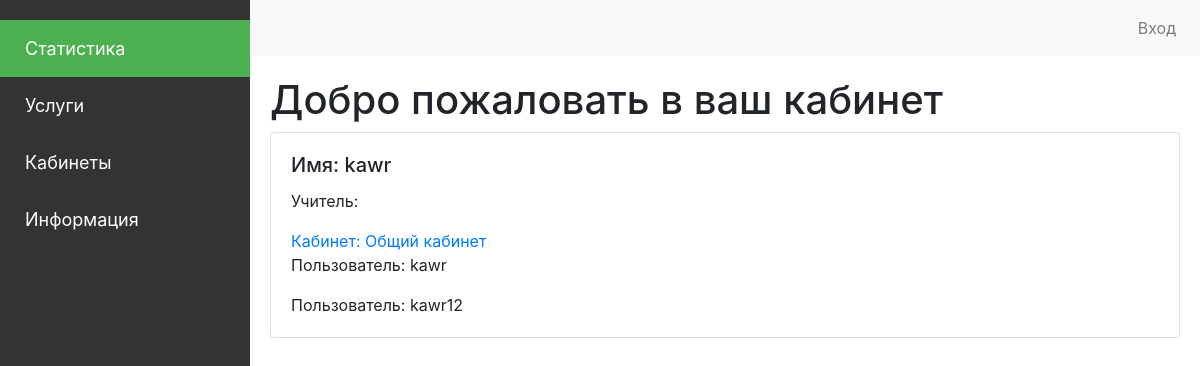
/profile/profils/cabinet/2/, run on the app's committed database.
### ProfileApp/models.py (models this page shows)
class User(AbstractUser):
    phone_number = models.CharField(max_length=15, unique=True)
    is_teacher = models.BooleanField(default=False, blank=True, null=True)
    teacher = models.OneToOneField('Teacher', on_delete=models.CASCADE, related_name='user_teacher', null=True, blank=True)
    images = models.ImageField(upload_to='users/images', null=True, blank=True)
    requisites = models.OneToOneField('Requisites', on_delete=models.CASCADE, related_name='user_requisites', null=True, blank=True)
    is_verified_email = models.BooleanField(default=False)

### CabinetApp/models.py (models this page shows, shortened)
class Cabinet(models.Model):
    name = models.CharField(max_length=100)
    teachers = models.ManyToManyField(Teacher, related_name='cabinets')
    users = models.ManyToManyField(User, related_name='cabinets')

### ProfileApp/views.py (the view)
# urls.py: path('profils/cabinet/<int:user_id>/', profilusercabinet, name='profile_cabinet'),
def profilusercabinet(request: HttpRequest, user_id: int) -> render:
    if request.method == 'POST':
        form = CabinetForm(request.POST)
        if form.is_valid():
            form.save()
            return HttpResponseRedirect(reverse('profile:profile_cabinet', kwargs={'user_id': user_id}))
    if request.user.id:
        pers = User.objects.get(id=request.user.id).is_authenticated
    else:
        pers = False
    teach = User.objects.get(id=user_id).teacher
    if teach:
        cabinets = Cabinet.objects.filter(teachers=teach)
    else:
        user = User.objects.get(id=user_id)
        teach = Cabinet.objects.filter(users=user)
        cabinets = Cabinet.objects.filter(users=user)
    users_by_cabinet = {}
    for cabinet in cabinets:
        users_by_cabinet[cabinet] = cabinet.users.filter(is_teacher=False)
    context = {
        'title': 'Кабинеты',
        'teach': User.objects.get(id=user_id),
        'autentic': pers,
        'users_by_cab': users_by_cabinet,
        'form': CabinetForm(),
    }
    return render(request, 'profileapp/profile/profile_cabinet.html', context=context)

### ProfileApp/templates/profileapp/profile/profile_cabinet.html (shortened to what this page needs)
{% extends 'profileapp/profile/base_home.html' %}
{% load static %}
{% block styles %}
    <link rel="stylesheet" href="{% static 'ProfileApp/css/profile_cabinet.css' %}">
{% endblock %}
{% block content %}
    <div class="sidenav">
        <a href="#" class="active">Статистика</a>
        <a href="{%  url 'profile:services' %}">Услуги</a>
        <a href="{%  url 'profile:profile_cabinet' user.id %}">Кабинеты</a>
        <a href="{%  url 'profile:profile_info_teacher' user.id %}">Информация</a>
    </div>
    <div class="content">
        <h1>Добро пожаловать в ваш кабинет</h1>
        <div class="card">
            <div class="card-body">
                <h5 class="card-title">Имя: {{ teach.username }}</h5>
                <p class="card-text">Учитель: {{ teach.teacher.description }}</p>
                {% for cabinet, users in users_by_cab.items %}
                    <a href="{% url 'cabinet:cabinet' cab_id=cabinet.id %}" class="card-text">Кабинет: {{ cabinet.name }}</a>
                    {% for user in users %}
                        <p class="card-text">Пользователь: {{ user.username }}</p>
                    {% endfor %}
                {% endfor %}
            </div>
        </div>
    </div>
{% endblock %}

### static/ProfileApp/css/footer.css (style rules this page uses)
html, body { height: 100%; margin: 0; padding: 0; }
body { display: flex; flex-direction: column; }

### static/ProfileApp/css/profile_cabinet.css (style rules this page uses)
.sidenav { height: 100%; width: 250px; position: fixed; top: 0; left: 0; background-color: #333; padding-top: 20px; z-index: 1; }
.sidenav a { padding: 15px 25px; text-decoration: none; font-size: 18px; color: #fff; display: block; }
.sidenav a.active { background-color: #4CAF50; }
.content { margin-left: 250px; padding: 20px; z-index: 1; }

### data on the page
User: username "kawr"
Cabinet: name "Общий кабинет"
User: username "kawr12"
